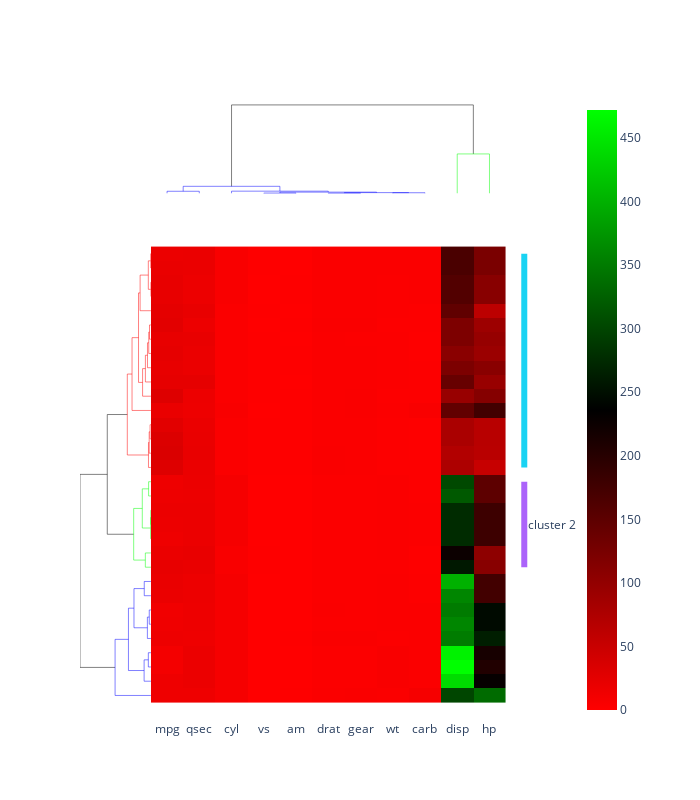

Notebook code cell kept with this figure:
### Code cell
import pandas as pd

import dash_core_components as dcc
import dash_bio as dashbio


df = pd.read_csv('https://raw.githubusercontent.com/plotly/dash-bio-docs-files/master/clustergram_mtcars.tsv',
                 sep='	', skiprows=4).set_index('model')

columns = list(df.columns.values)
rows = list(df.index)

clustergram = dashbio.Clustergram(
    data=df.loc[rows].values,
    row_labels=rows,
    center_values=False,
    column_labels=columns,
    color_threshold={
        'row': 250,
        'col': 700
    },
    height=800,
    width=700,
    hidden_labels='row',
    col_group_marker=[
        {'group': 5, 'annotation': 'largest column cluster', 'color': '#EF553B'}
    ],
    row_group_marker=[
        {'group': 2, 'annotation': 'cluster 2', 'color': '#AB63FA'},
        {'group': 1, 'annotation': '', 'color': '#19D3F3'}
    ]
)

clustergram.show()

### Figure 1 — Plotly figure (JSON) as saved in the notebook; plotly's stock layout.template omitted (floating-point values rounded to 4 significant figures; data arrays with more than 128 entries replaced by an {"elided": "..."} marker saying what was removed)
{"data": [{"hoverinfo": "y+name", "line": {"width": 0.5}, "marker": {"color": "rgb(0, 0, 0)"}, "mode": "lines", "name": "Col Cluster 0", "type": "scatter", "x": [25, 25, 100, 100, null], "xaxis": "x2", "y": [115.8, 1475.0, 1475.0, 656.6, null], "yaxis": "y2"}, {"hoverinfo": "y+name", "line": {"width": 0.5}, "marker": {"color": "rgb(0,0,255)"}, "mode": "lines", "name": "Col Cluster 1", "type": "scatter", "x": [5, 5, 15, 15, null, 35, 35, 45, 45, null, 55, 55, 65, 65, null, 75, 75, 85, 85, null, 60, 60, 80, 80, null, 40, 40, 70, 70, null, 25, 25, 55, 55, null, 10, 10, 40, 40, null], "xaxis": "x2", "y": [0, 33.26, 33.26, 0, null, 0, 3.606, 3.606, 0, null, 0, 2.982, 2.982, 0, null, 0, 8.596, 8.596, 0, null, 2.982, 10.69, 10.69, 8.596, null, 3.606, 18.92, 18.92, 10.69, null, 0, 34.79, 34.79, 18.92, null, 33.26, 115.8, 115.8, 34.79, null], "yaxis": "y2"}, {"hoverinfo": "y+name", "line": {"width": 0.5}, "marker": {"color": "rgb(0,255,0)"}, "mode": "lines", "name": "Col Cluster 2", "type": "scatter", "x": [95, 95, 105, 105, null], "xaxis": "x2", "y": [0, 656.6, 656.6, 0, null], "yaxis": "y2"}, {"hoverinfo": "x+name", "line": {"width": 0.5}, "marker": {"color": "rgb(0, 0, 0)"}, "mode": "lines", "name": "Row Cluster 0", "type": "scatter", "x": [103.4, 261.8, 261.8, 141.7, null, 214.9, 425.3, 425.3, 261.8, null], "xaxis": "x4", "y": [118.1, 118.1, 202.1, 202.1, null, 24.69, 24.69, 160.1, 160.1, null], "yaxis": "y4"}, {"hoverinfo": "x+name", "line": {"width": 0.5}, "marker": {"color": "rgb(255,0,0)"}, "mode": "lines", "name": "Row Cluster 1", "type": "scatter", "x": [0, 5.147, 5.147, 0, null, 0, 10.39, 10.39, 5.147, null, 0, 14.78, 14.78, 10.39, null, 0, 8.654, 8.654, 0, null, 0, 13.14, 13.14, 8.654, null, 0, 20.69, 20.69, 13.14, null, 0, 33.18, 33.18, 20.69, null, 0, 50.11, 50.11, 33.18, null, 0, 0.6153, 0.6153, 0, null, 0, 1.523, 1.523, 0, null, 0.6153, 15.67, 15.67, 1.523, null, 0, 64.89, 64.89, 15.67, null, 50.11, 74.38, 74.38, 64.89, null, 0, 113.3, 113.3, 74.38, null, 14.78, 141.7, 141.7, 113.3, null], "xaxis": "x4", "y": [185, 185, 195, 195, null, 175, 175, 190, 190, null, 165, 165, 182.5, 182.5, null, 255, 255, 265, 265, null, 245, 245, 260, 260, null, 235, 235, 252.5, 252.5, null, 225, 225, 243.8, 243.8, null, 215, 215, 234.4, 234.4, null, 285, 285, 295, 295, null, 305, 305, 315, 315, null, 290, 290, 310, 310, null, 275, 275, 300, 300, null, 224.7, 224.7, 287.5, 287.5, null, 205, 205, 256.1, 256.1, null, 173.8, 173.8, 230.5, 230.5, null], "yaxis": "y4"}, {"hoverinfo": "x+name", "line": {"width": 0.5}, "marker": {"color": "rgb(0,255,0)"}, "mode": "lines", "name": "Row Cluster 2", "type": "scatter", "x": [0, 33.55, 33.55, 0, null, 0, 0.9826, 0.9826, 0, null, 0, 2.138, 2.138, 0.9826, null, 0, 14.02, 14.02, 0, null, 2.138, 51.82, 51.82, 14.02, null, 33.55, 103.4, 103.4, 51.82, null], "xaxis": "x4", "y": [95, 95, 105, 105, null, 125, 125, 135, 135, null, 115, 115, 130, 130, null, 145, 145, 155, 155, null, 122.5, 122.5, 150, 150, null, 100, 100, 136.2, 136.2, null], "yaxis": "y4"}, {"hoverinfo": "x+name", "line": {"width": 0.5}, "marker": {"color": "rgb(0,0,255)"}, "mode": "lines", "name": "Row Cluster 3", "type": "scatter", "x": [0, 15.62, 15.62, 0, null, 0, 40.84, 40.84, 15.62, null, 0, 10.08, 10.08, 0, null, 0, 21.27, 21.27, 10.08, null, 0, 40.01, 40.01, 0, null, 21.27, 101.7, 101.7, 40.01, null, 40.84, 134.8, 134.8, 101.7, null, 0, 214.9, 214.9, 134.8, null], "xaxis": "x4", "y": [25, 25, 35, 35, null, 15, 15, 30, 30, null, 55, 55, 65, 65, null, 45, 45, 60, 60, null, 75, 75, 85, 85, null, 52.5, 52.5, 80, 80, null, 22.5, 22.5, 66.25, 66.25, null, 5, 5, 44.38, 44.38, null], "yaxis": "y4"}, {"colorbar": {"xpad": 50}, "colorscale": [[0, "rgb(255,0,0)"], [0.5, "rgb(0, 0, 0)"], [1, "rgb(0,255,0)"]], "type": "heatmap", "x": [5, 15, 25, 35, 45, 55, 65, 75, 85, 95, 105], "xaxis": "x5", "y": [5, 15, 25, 35, 45, 55, 65, 75, 85, 95, 105, 115, 125, 135, 145, 155, 165, 175, 185, 195, 205, 215, 225, 235, 245, 255, 265, 275, 285, 295, 305, 315], "yaxis": "y5", "z": {"elided": "32x11 float values"}}, {"hoverinfo": "none", "line": {"color": "#AB63FA", "width": 6}, "marker": {"size": 0}, "mode": "lines", "type": "scatter", "x": [0, 0], "xaxis": "x6", "y": [95, 155], "yaxis": "y6"}, {"hoverinfo": "none", "line": {"color": "#19D3F3", "width": 6}, "marker": {"size": 0}, "mode": "lines", "type": "scatter", "x": [0, 0], "xaxis": "x6", "y": [165, 315], "yaxis": "y6"}], "layout": {"annotations": [{"showarrow": false, "text": "cluster 2", "x": 0.5, "xanchor": "left", "xref": "x6", "y": 125, "yref": "y6"}, {"showarrow": false, "text": "", "x": 0.5, "xanchor": "left", "xref": "x6", "y": 240, "yref": "y6"}], "height": 800, "hovermode": "closest", "legend": {"x": 0.7, "y": 0.7}, "paper_bgcolor": "rgba(0, 0, 0, 0)", "plot_bgcolor": "rgba(0, 0, 0, 0)", "showlegend": false, "width": 700, "xaxis": {"anchor": "y", "domain": [0, 0.95], "fixedrange": false, "mirror": false, "showgrid": false, "showline": false, "showticklabels": false, "type": "linear", "zeroline": false}, "xaxis2": {"anchor": "y4", "autorange": true, "domain": [0.1583, 0.95], "fixedrange": false, "mirror": false, "range": [-7.105e-15, 110], "scaleanchor": "x5", "showgrid": false, "showline": false, "showticklabels": false, "type": "linear", "zeroline": false}, "xaxis3": {"anchor": "y3", "domain": [0.75, 1]}, "xaxis4": {"anchor": "y4", "autorange": true, "domain": [0, 0.1583], "fixedrange": false, "mirror": false, "range": [425.3, 0], "showgrid": false, "showline": false, "showticklabels": false, "type": "linear", "zeroline": false}, "xaxis5": {"anchor": "y5", "domain": [0.1583, 0.95], "fixedrange": false, "mirror": false, "range": [0, 110], "showgrid": false, "showline": false, "showticklabels": true, "side": "bottom", "tickmode": "array", "ticktext": ["mpg", "qsec", "cyl", "vs", "am", "drat", "gear", "wt", "carb", "disp", "hp"], "tickvals": [5, 15, 25, 35, 45, 55, 65, 75, 85, 95, 105], "type": "linear", "zeroline": false}, "xaxis6": {"anchor": "y6", "domain": [0.95, 1], "fixedrange": false, "mirror": false, "range": [-5, 1], "showgrid": false, "showline": false, "showticklabels": false, "type": "linear", "zeroline": false}, "xaxis7": {"anchor": "y7", "domain": [0, 0.25]}, "xaxis8": {"anchor": "y8", "domain": [0.1583, 0.95], "fixedrange": false, "mirror": false, "range": [5, 105], "scaleanchor": "x5", "scaleratio": 1, "showgrid": false, "showline": false, "showticklabels": false, "type": "linear", "zeroline": false}, "xaxis9": {"anchor": "y9", "domain": [0.75, 1]}, "yaxis": {"anchor": "x", "domain": [0.8417, 1], "fixedrange": false, "mirror": false, "showgrid": false, "showline": false, "showticklabels": false, "type": "linear", "zeroline": false}, "yaxis2": {"anchor": "x2", "autorange": true, "domain": [0.8417, 1], "fixedrange": false, "mirror": false, "range": [-81.95, 1557.0], "showgrid": false, "showline": false, "showticklabels": false, "type": "linear", "zeroline": false}, "yaxis3": {"anchor": "x3", "domain": [0.75, 1]}, "yaxis4": {"anchor": "x4", "autorange": true, "domain": [0, 0.7917], "fixedrange": false, "mirror": false, "range": [-12.22, 332.2], "scaleanchor": "y5", "showgrid": false, "showline": false, "showticklabels": false, "type": "linear", "zeroline": false}, "yaxis5": {"anchor": "x5", "domain": [0, 0.7917], "fixedrange": false, "mirror": false, "range": [-12.22, 332.2], "showgrid": false, "showline": false, "showticklabels": false, "side": "right", "tickmode": "array", "ticks": "", "ticktext": ["Maserati Bora", "Chrysler Imperial", "Cadillac Fleetwood", "Lincoln Continental", "Ford Pantera L", "Duster 360", "Camaro Z28", "Hornet Sportabout", "Pontiac Firebird", "Hornet 4 Drive", "Valiant", "Merc 450SLC", "Merc 450SE", "Merc 450SL", "Dodge Challenger", "AMC Javelin", "Honda Civic", "Toyota Corolla", "Fiat 128", "Fiat X1-9", "Ferrari Dino", "Lotus Europa", "Merc 230", "Volvo 142E", "Datsun 710", "Toyota Corona", "Porsche 914-2", "Merc 240D", "Mazda RX4", "Mazda RX4 Wag", "Merc 280", "Merc 280C"], "tickvals": [5, 15, 25, 35, 45, 55, 65, 75, 85, 95, 105, 115, 125, 135, 145, 155, 165, 175, 185, 195, 205, 215, 225, 235, 245, 255, 265, 275, 285, 295, 305, 315], "type": "linear", "zeroline": false}, "yaxis6": {"anchor": "x6", "domain": [0, 0.7917], "fixedrange": false, "mirror": false, "range": [-12.22, 332.2], "scaleanchor": "y5", "scaleratio": 1, "showgrid": false, "showline": false, "showticklabels": false, "type": "linear", "zeroline": false}, "yaxis7": {"anchor": "x7", "domain": [0, 0.25]}, "yaxis8": {"anchor": "x8", "domain": [0.7917, 0.8417], "fixedrange": false, "mirror": false, "range": [-0.5, 0.5], "showgrid": false, "showline": false, "showticklabels": false, "type": "linear", "zeroline": false}, "yaxis9": {"anchor": "x9", "domain": [0, 0.25]}}}
